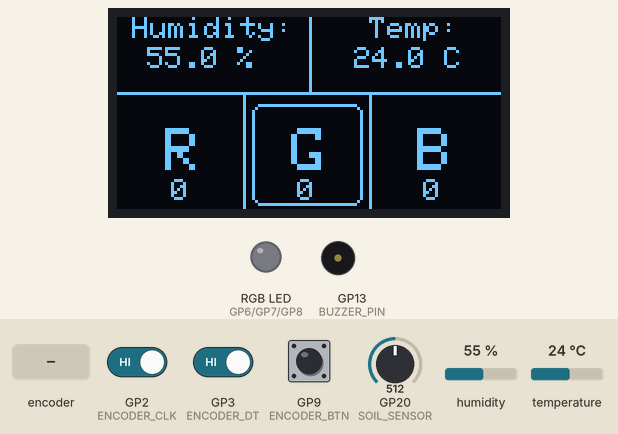
Recording of a sketch running on a simulated Raspberry Pi Pico W. Parts: 128×64 one-colour display, an RGB LED mixed from three pins (HIGH = lit), buzzer (waves = sounding, pin HIGH). Inputs (shaded band) come from the test bench; at power-on: GP9 (ENCODER_BTN) HIGH, humidity 55 %, temperature 24 °C, GP2 (ENCODER_CLK) HIGH, GP3 (ENCODER_DT) HIGH, GP20 (SOIL_SENSOR) = 512. Dim RGB values are drawn brighter than linear.

Above: at 1.2 s.
1.3 s: rotary encoder on GP2 (ENCODER_CLK) / GP3 (ENCODER_DT) turned 3 steps (first pin leading)
At 1.63 s:
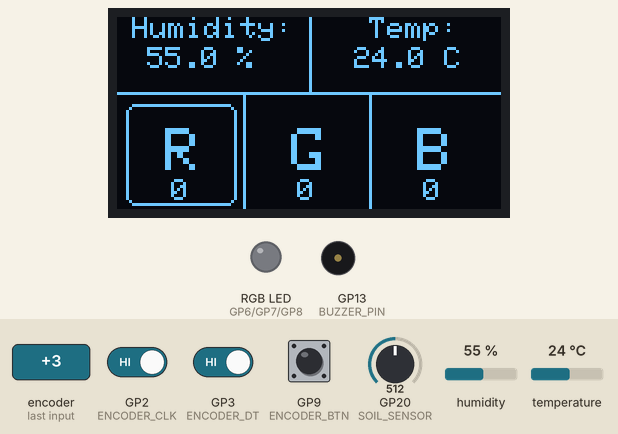
3.4 s: GP9 (ENCODER_BTN) driven LOW
At 4.6 s:
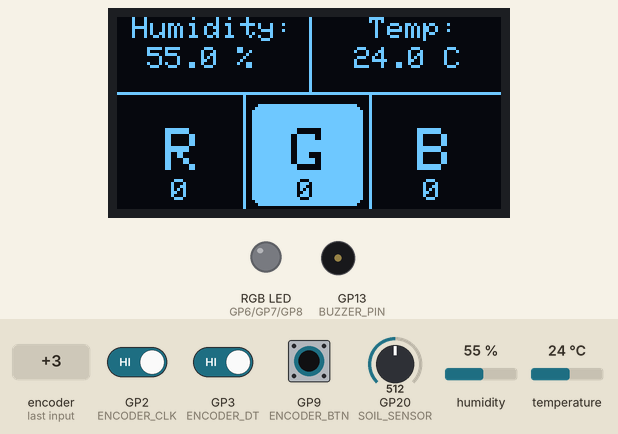
4.9 s: rotary encoder on GP2 (ENCODER_CLK) / GP3 (ENCODER_DT) turned 1 step (first pin leading)
At 6.1 s:
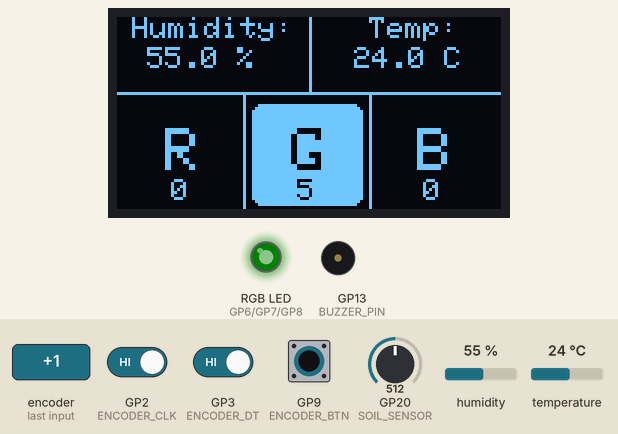
6.6 s: humidity set to 22 %
At 9.2 s:
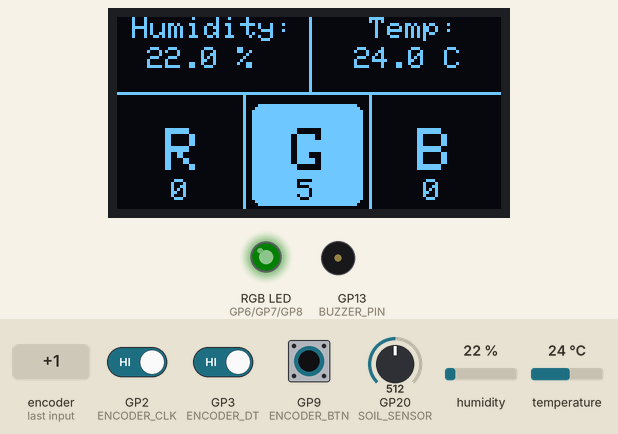
9.5 s: temperature set to 12 °C
At 11.2 s:
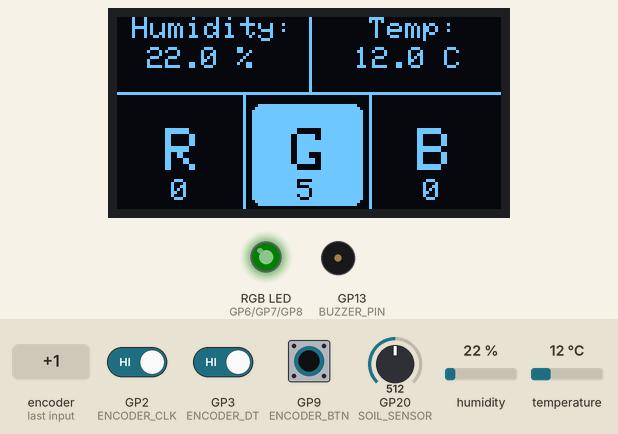
11.5 s: humidity set to 40 %
At 13.0 s:
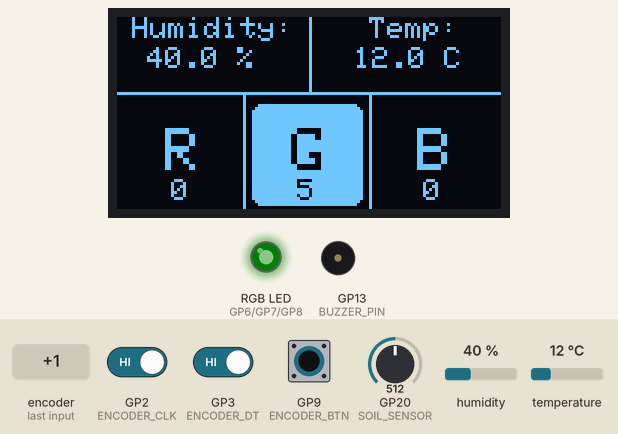
Timing chart, 0 to 14.5 s (numbered marks = the images above; inputs shaded):
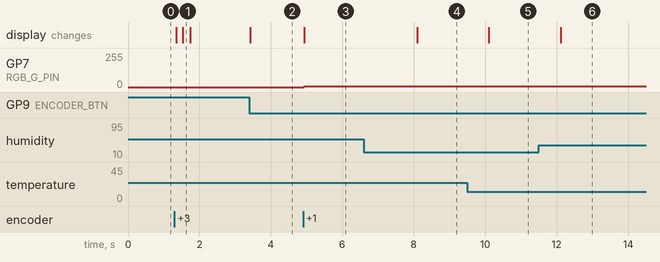

The sketch:

sketch.ino
```cpp
#include "DHT.h"
#include <Wire.h>
#include <Adafruit_GFX.h>
#include <Adafruit_SSD1306.h>

#define SCREEN_WIDTH 128
#define SCREEN_HEIGHT 64

#define DHT22_PIN 28

#define RGB_R_PIN 6
#define RGB_G_PIN 7
#define RGB_B_PIN 8

#define ENCODER_CLK 2
#define ENCODER_DT  3
#define ENCODER_BTN 9

#define SOIL_SENSOR 20
#define MOTION_SENSOR 22
#define BUZZER_PIN 13

int minimum_water = 400;

DHT dht(DHT22_PIN, DHT22);
Adafruit_SSD1306 display(SCREEN_WIDTH, SCREEN_HEIGHT, &Wire, -1);

int led_r = 0, led_g = 0, led_b = 0;

char selectedColor = 'G'; // R, G and B
bool isColorSelected = false;

void setup() {
  // put your setup code here, to run once:
  dht.begin();
  pinMode(DHT22_PIN, INPUT);
  Serial1.begin(115200);
  Serial1.println("Hello, Raspberry Pi Pico W!");

  if(!display.begin(SSD1306_SWITCHCAPVCC, 0x3C)) {
    Serial1.println("SSD1306 allocation failed");
    for(;;);
  }

  pinMode(RGB_R_PIN, OUTPUT);
  pinMode(RGB_G_PIN, OUTPUT);
  pinMode(RGB_B_PIN, OUTPUT);

  pinMode(SOIL_SENSOR, INPUT);
  pinMode(MOTION_SENSOR, INPUT);
  pinMode(BUZZER_PIN, OUTPUT);

  pinMode(ENCODER_CLK, INPUT);
  pinMode(ENCODER_DT, INPUT);
  pinMode(ENCODER_BTN, INPUT_PULLUP);

  digitalWrite(BUZZER_PIN, LOW);
  attachInterrupt(digitalPinToInterrupt(ENCODER_CLK), readEncoder, FALLING);
  attachInterrupt(digitalPinToInterrupt(ENCODER_BTN), buttonEncoder, FALLING);
}


void loop() {
  // put your main code here, to run repeatedly:
  displayScreen();
  rgblight();
  if (minimum_water >= analogRead(SOIL_SENSOR) && digitalRead(MOTION_SENSOR)) {
    digitalWrite(BUZZER_PIN, HIGH);
  } else {
    digitalWrite(BUZZER_PIN, LOW);
  }

  delay(10); // this speeds up the simulation
}

void buttonEncoder() {
  if (digitalRead(ENCODER_BTN) == LOW) {
    isColorSelected = !isColorSelected;
  }
}

void readEncoder() {
  int dtValue = digitalRead(ENCODER_DT);
  if (dtValue == HIGH) {
    if(selectedColor == 'R') {
      if (isColorSelected) {
        if (led_r < 255) led_r += 5;
      } else {selectedColor = 'G';}
    } else if (selectedColor == 'G') {
      if (isColorSelected) {
        if (led_g < 255) led_g += 5;
      } else {selectedColor = 'B';}
    } else if (selectedColor == 'B') {
      if (isColorSelected) {
        if (led_b < 255) led_b += 5;
      } else {selectedColor = 'R';}
    }
  }
  if (dtValue == LOW) {
    if(selectedColor == 'R') {
      if (isColorSelected) {
        if (led_r > 0) led_r -= 5;
      } else {selectedColor = 'B';}
    } else if (selectedColor == 'G') {
      if (isColorSelected) {
        if (led_g > 0) led_g -= 5;
      } else {selectedColor = 'R';}
    } else if (selectedColor == 'B') {
      if (isColorSelected) {
        if (led_b > 0) led_b -= 5;
      } else {selectedColor = 'G';}
    }
  }
}


void rgblight() {
  analogWrite(RGB_R_PIN, led_r);
  analogWrite(RGB_G_PIN, led_g);
  analogWrite(RGB_B_PIN, led_b);
}

void displayScreen() {
  // Get Humidity and Temperature
  float h = dht.readHumidity();
  float t = dht.readTemperature();

  // Clear the screen
  display.clearDisplay();
  display.setTextColor(WHITE);

  // Display (Humidity and Temperature)
  display.setTextSize(1);
  display.setCursor(5,0);
  display.println("Humidity:");
  display.setCursor(SCREEN_WIDTH / 2 + 20,0);
  display.println("Temp:");
  display.setCursor(10,10);
  display.println(String(h, 1) + " %");
  display.setCursor(SCREEN_WIDTH / 2 + 15,10);
  display.println(String(t, 1) + " C");

  display.drawLine(SCREEN_WIDTH / 2, 0,
    SCREEN_WIDTH / 2, 25, WHITE);
  display.drawLine(0, 25,
    SCREEN_WIDTH, 25, WHITE);

  for (int i = 1; i < 3; i++) {
    display.drawLine(SCREEN_WIDTH / 3 * i, 25,
      SCREEN_WIDTH / 3 * i, SCREEN_HEIGHT, WHITE);
  }
  if (isColorSelected) {
    display.fillRoundRect(
    SCREEN_WIDTH / 3 * (selectedColor == 'G' ? 1 : selectedColor == 'B' ? 2 : 0) + 3,
    SCREEN_HEIGHT / 2 - 3,
    SCREEN_WIDTH / 3 - 5,
    SCREEN_WIDTH / 3 - 8,
    3, WHITE);
  } else {
    display.drawRoundRect(
    SCREEN_WIDTH / 3 * (selectedColor == 'G' ? 1 : selectedColor == 'B' ? 2 : 0) + 3,
    SCREEN_HEIGHT / 2 - 3,
    SCREEN_WIDTH / 3 - 5,
    SCREEN_WIDTH / 3 - 8,
    3, WHITE);
  }

  display.setTextSize(2);
  display.setCursor(0 + 16, (SCREEN_HEIGHT + 10) / 2);
  display.setTextColor(selectedColor == 'R' && isColorSelected ? BLACK : WHITE);
  display.println("R");
  display.setCursor(SCREEN_WIDTH / 3 + 16, (SCREEN_HEIGHT + 10) / 2);
  display.setTextColor(selectedColor == 'G' && isColorSelected ? BLACK : WHITE);
  display.println("G");
  display.setCursor(SCREEN_WIDTH / 3 * 2 + 16, (SCREEN_HEIGHT + 10) / 2);
  display.setTextColor(selectedColor == 'B' && isColorSelected ? BLACK : WHITE);
  display.println("B");

  display.setTextSize(1);
  display.setCursor(0 + 18, (SCREEN_HEIGHT + 45) / 2);
  display.setTextColor(selectedColor == 'R' && isColorSelected ? BLACK : WHITE);
  display.println(String(led_r));
  display.setCursor(SCREEN_WIDTH / 3 + 18, (SCREEN_HEIGHT + 45) / 2);
  display.setTextColor(selectedColor == 'G' && isColorSelected ? BLACK : WHITE);
  display.println(String(led_g));
  display.setCursor(SCREEN_WIDTH / 3 * 2 + 18, (SCREEN_HEIGHT + 45) / 2);
  display.setTextColor(selectedColor == 'B' && isColorSelected ? BLACK : WHITE);
  display.println(String(led_b));

  display.display();
}
```

Measured:
- after the input at 1.3 s, the display: first changes after 0.05 s (image 1 shows a later state)
- after the input at 3.4 s, the display: changes at once (image 2)
- after the input at 4.9 s, GP7 (RGB_G_PIN): 0/255 → 5/255 at once; the display: changes at once (image 3)
- after the input at 6.6 s, the display: changes after 1.5 s (image 4)
- after the input at 9.5 s, the display: changes after 0.60 s (image 5)
- after the input at 11.5 s, the display: changes after 0.61 s (image 6)
